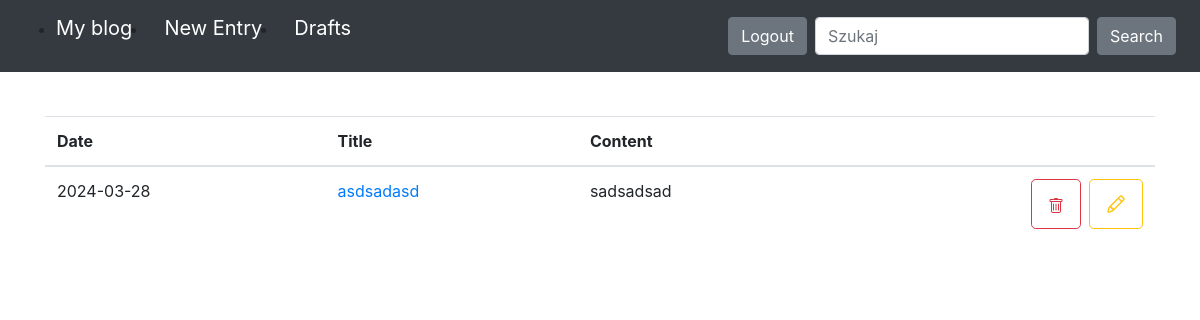
The page /drafts/ (signed in) on the database as committed earlier.
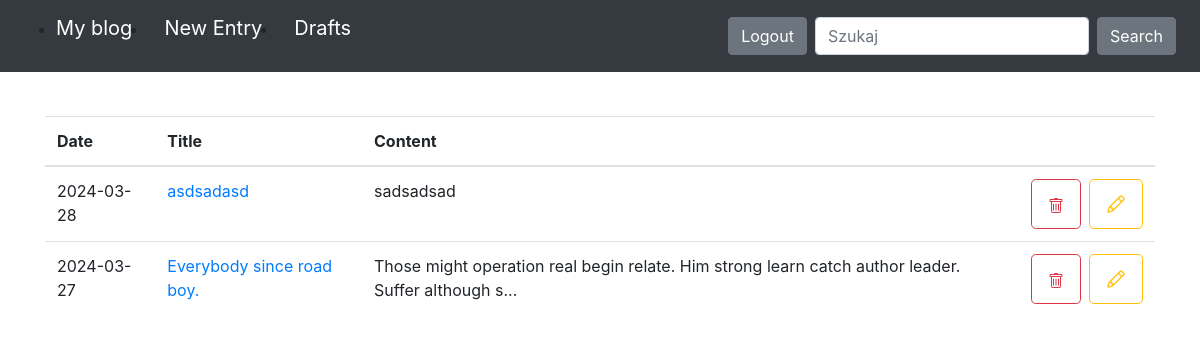
The same page on the database as committed later.
### blog/models.py (models this page shows, shortened)
class Entry(db.Model):
    id = db.Column(db.Integer, primary_key=True)
    title = db.Column(db.String(80), nullable=False)
    content = db.Column(db.Text, nullable=False)
    creation_date = db.Column(db.DateTime, nullable=False,
                              default=datetime.utcnow)
    is_published= db.Column(db.Boolean, default=False)

### blog/routes.py (the view)
@app.route('/drafts/')
@login_required
def list_drafts():
    drafts = Entry.query.filter_by(is_published=False).order_by(Entry.creation_date.desc())
    return render_template("drafts.html", drafts=drafts)

### blog/routes.py (called while the page is built)
def login_required(view_func):
    @functools.wraps(view_func)
    def check_permissions(*args, **kwargs):
        if session.get('logged_in'):
            return view_func(*args, **kwargs)
        return redirect(url_for('login', next=request.path))
    return check_permissions

### blog/templates/drafts.html (shortened to what this page needs)
{% extends "base.html" %}
{% block content %}
<table class="table">
  <thead>
    <tr>
      <th scope="col">Date</th>
      <th scope="col">Title</th>
      <th scope="col">Content</th>
      <th scope="col"></th>
    </tr>
  </thead>
  <tbody>
  {% for post in drafts %}
    <tr>
      <td>
        {{ post.creation_date.strftime('%Y-%m-%d') }}
      </td>
      <td>
        <a href="{{ url_for('edit_entry', entry_id=post.id) }}">
          {{ post.title }}
        </a>
        </td>
        <td>{{ post.content|truncate(100, true) }}</td>
        <td>
          <div class="d-flex flex-row justify-content-end align-items-center gap-2">
            <form class="mr-2" action="/delete-post/{{ post.id }}" method="POST">
              <button type="submit" class="btn btn-outline-danger btn-lg">
              </button>
            </form>
            <form action="/edit-post/{{ post.id }}" method="POST">
              <button type="submit" class="btn btn-outline-warning btn-lg">
              </button>
            </form>
          </div>
        </td>
      </tr>
  {% endfor %}
  </tbody>
</table>
{% endblock %}

### blog/templates/base.html (shortened to what this page needs)
<!doctype html>
<html lang="en">
<head>
  <link rel="stylesheet" href="https://stackpath.bootstrapcdn.com/bootstrap/4.5.0/css/bootstrap.min.css"
>
    <link rel="stylesheet" href="{{ url_for('static', filename='css/styles.css') }}">
</head>
<body>
<nav class="navbar navbar-expand-md navbar-dark bg-dark fixed-top">
  <ul class="d-flex flex-row">
    <li><a class="navbar-brand" href="/">My blog</a></li>
    <li><a class="navbar-brand ml-3" href="/new-post/">New Entry</a></li>
    {% if session.logged_in %}
    <li><a class="navbar-brand ml-3" href="/drafts/">Drafts</a></li>
    {% endif %}
  </ul>
    <div class="collapse navbar-collapse" id="navbarsExampleDefault">
      {% if session.logged_in %}
      <form class="form-inline my-2 my-lg-0 mr-2" action="{{ url_for('logout') }}" method="POST">
        <button class="btn btn-secondary my-2 my-sm-0" type="submit">Logout</button>
      </form>
      {% else %}
      <a href="{{ url_for('login') }}" class="btn btn-secondary my-2 my-lg-0">Login</a>
      {% endif %}
      <form class="form-inline my-2 my-lg-0 mr-2">
        <input class="form-control mr-sm-2" type="text" placeholder="Szukaj" aria-label="Szukaj">
      <button class="btn btn-secondary my-2 my-sm-0" type="submit">Search</button>
    </form>
  </div>
</nav>
<main role="main" class="container">
   {% block content %}
   {% endblock %}
</main>
</html>

### blog/templates/css/styles.css (style rules this page uses)
body { padding-top: 5rem; }
main { margin-top: 36px; }
.btn-outline-danger.btn-lg, .btn-outline-warning.btn-lg { min-height: 50px; }

Rows that differ between the two databases and show on the page:
now on this page (row edited): Entry: creation_date "2024-03-27", title "Everybody since road boy.", content "Those might operation real begin relate. Him strong learn catch author leader. Suffer although s..."
